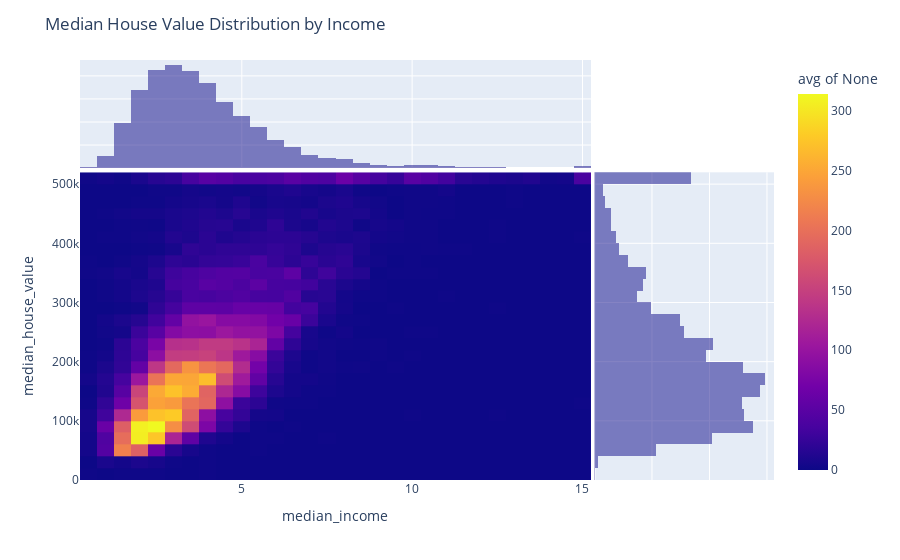

Here is the notebook cell this chart was saved with:
### Code cell
import plotly.express as px

def create_density_plot(data, x_field, y_field, title):
    fig = px.density_heatmap(data, x=x_field, y=y_field, marginal_x="histogram", marginal_y="histogram", histfunc="avg")
    fig.update_layout(title=title)
    return fig

# Assuming 'data' is your DataFrame with the required fields
density_plot = create_density_plot(df, 'median_income', 'median_house_value', 'Median House Value Distribution by Income')
density_plot.show()
chart = plot(df)

### Figure 1 — Plotly figure (JSON) as saved in the notebook; plotly's stock layout.template omitted (floating-point values rounded to 4 significant figures; data arrays with more than 128 entries replaced by an {"elided": "..."} marker saying what was removed)
{"data": [{"coloraxis": "coloraxis", "histfunc": "avg", "hovertemplate": "median_income=%{x}<br>median_house_value=%{y}<br>avg of None=%{z}<extra></extra>", "name": "", "type": "histogram2d", "x": {"elided": "17000 float values"}, "xaxis": "x", "xbingroup": "x", "y": {"elided": "17000 int values"}, "yaxis": "y", "ybingroup": "y"}, {"alignmentgroup": "True", "bingroup": "x", "hovertemplate": "median_income=%{x}<br>count=%{y}<extra></extra>", "legendgroup": "", "marker": {"color": "#0d0887"}, "name": "", "offsetgroup": "", "opacity": 0.5, "showlegend": false, "type": "histogram", "x": {"elided": "17000 float values"}, "xaxis": "x3", "yaxis": "y3"}, {"alignmentgroup": "True", "bingroup": "y", "hovertemplate": "median_house_value=%{y}<br>count=%{x}<extra></extra>", "legendgroup": "", "marker": {"color": "#0d0887"}, "name": "", "offsetgroup": "", "opacity": 0.5, "showlegend": false, "type": "histogram", "xaxis": "x2", "y": {"elided": "17000 int values"}, "yaxis": "y2"}], "layout": {"barmode": "overlay", "coloraxis": {"colorbar": {"title": {"text": "avg of None"}}, "colorscale": [[0, "#0d0887"], [0.1111, "#46039f"], [0.2222, "#7201a8"], [0.3333, "#9c179e"], [0.4444, "#bd3786"], [0.5556, "#d8576b"], [0.6667, "#ed7953"], [0.7778, "#fb9f3a"], [0.8889, "#fdca26"], [1, "#f0f921"]]}, "legend": {"tracegroupgap": 0}, "margin": {"t": 60}, "title": {"text": "Median House Value Distribution by Income"}, "xaxis": {"anchor": "y", "domain": [0, 0.7363], "title": {"text": "median_income"}}, "xaxis2": {"anchor": "y2", "domain": [0.7413, 1], "matches": "x2", "showgrid": true, "showline": false, "showticklabels": false, "ticks": ""}, "xaxis3": {"anchor": "y3", "domain": [0, 0.7363], "matches": "x", "showgrid": true, "showticklabels": false}, "xaxis4": {"anchor": "y4", "domain": [0.7413, 1], "matches": "x2", "showgrid": true, "showline": false, "showticklabels": false, "ticks": ""}, "yaxis": {"anchor": "x", "domain": [0, 0.7326], "title": {"text": "median_house_value"}}, "yaxis2": {"anchor": "x2", "domain": [0, 0.7326], "matches": "y", "showgrid": true, "showticklabels": false}, "yaxis3": {"anchor": "x3", "domain": [0.7426, 1], "matches": "y3", "showgrid": true, "showline": false, "showticklabels": false, "ticks": ""}, "yaxis4": {"anchor": "x4", "domain": [0.7426, 1], "matches": "y3", "showgrid": true, "showline": false, "showticklabels": false, "ticks": ""}}}
